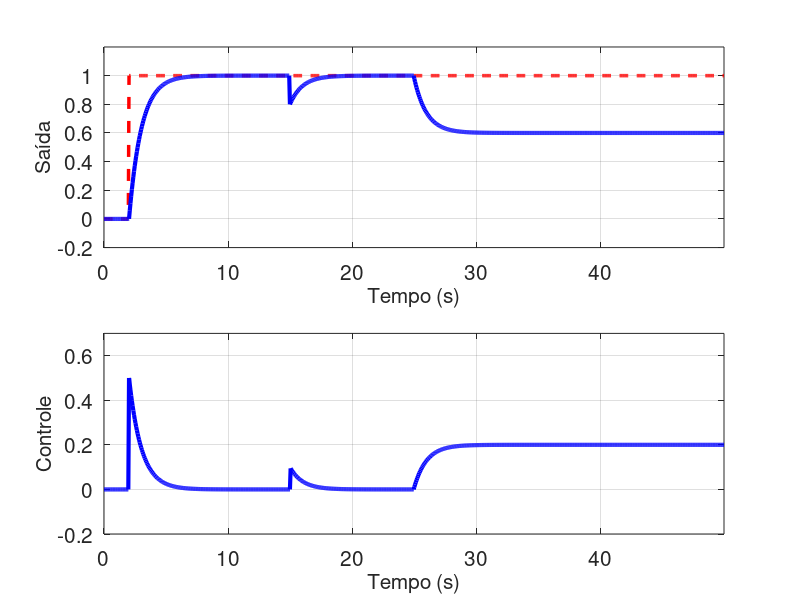
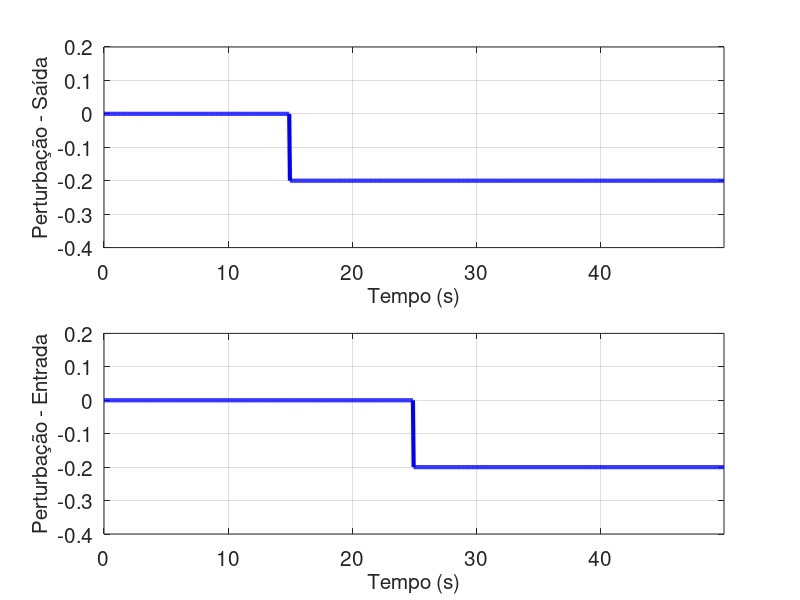

Write MATLAB code to recreate these figures, in order.
clc
clear all
close all

%% Define caso (0 - nominal, 1 -caso incerto)
flag=0;

% Variável complexa s (função de transferência)
s=tf([1 0],1);

%% Sistema simulado
P=1/((s+1)*(0.5*s+1)*(0.25*s+1)*(0.125*s+1));
L=0.1; % atraso

%% Modelo nominal para fins de projeto
Pn=2/s;
Ln=0; % atraso

%% Tempo total de simulação 
tsim=50; % Tempo de simulação

%% Tempo de alteração da
tset=2;  % Instante de alteração da referência

%% Define tipo de perturbação (0 - degrau, 1-rampa, 2 senoide)

tipo_u=0;   % tipo de perturbação da entrada
tipo_y=0;   % tipo de perturbação da saída

tpu=25;     % Intante inicial da perturbação da entrada
du=inf;      % Intervalo de duração da perturbação da entrada
Apu=-0.2;   % Amplitude da perturbação da entrada

tpy=15;     % Intante inicial da perturbação da saída
dy=inf;       % Duração da perturbação da saída
Apy=-0.2;    % Amplitude da perturbação da entrada

omega_u=2;  % Frequêcia da perturação da entrada (apenas para tipo 2)
omega_y=2;  % Frequêcia da perturação da saída   (apenas para o tipo 2)

%% Controlador 
kc=0.5;
C=kc;

%% Filtro de referência
F=1;

%% Define passo de integração e passo de armazenamonto 
h=0.001; % passo de integração
dT=0.1;  % passo de armazenamento

%%  Define passo automaticamete (0 - automatico, 1 - especificado)
flag_passo=0;

%%----------------- finaliza definição de parâmetros ------------------------

% Tolerância (ajuste de passo)
tol=1e-3;

if flag_passo==0;
 
  polo_real=max(real(pole(feedback(C*P,1))));
  dT=abs(polo_real)/20;
  h=dT/100;

end

if flag==0
  P=Pn;
  L=Ln;
end

% Representação em espaço de estados (acelera a simulação)
ssP=ss(P); Ap=ssP.a; Bp=ssP.b; Cp=ssP.c; Dp=ssP.d;
ssPn=ss(Pn); Apn=ssPn.a; Bpn=ssPn.b; Cpn=ssPn.c; Dpn=ssPn.d;
ssF=ss(F); Af=ssF.a; Bf=ssF.b; Cf=ssF.c; Df=ssF.d;
ssC=ss(C); Ac=ssC.a; Bc=ssC.b; Cc=ssC.c; Dc=ssC.d;


% Arredonda o passo de integração tal que dT seja múltiplo de h
m=ceil(dT/h);
h=dT/m;

% Atraso de tempo discretro
Ld=round(L/h);
U_atraso=zeros(1,Ld+1);
display('Atraso múltiplo do passo - atraso considerado:')
display(Ld*h)

% Calcula número de passos de simulação
kfinal=ceil(tsim/dT);

% Estabelece condições iniciais dos elementos dinâmicos
xf0=zeros(size(Af,1),1);
xc0=zeros(size(Ac,1),1);
xp0=zeros(size(Ap,1),1);

% Simula sistema de controle
 
for k=1:kfinal
  
   t(k)=(k-1)*dT;  % marca o tempo  

   % Estabelece as condições iniciais (apenas no primeiro passo)
   
   if k==1
    
    xp=xp0;   % condição inicial do processo
    xf=xf0;   % condição inicial do filtro
    xc=xc0;   % condição inicial do controlador     
    y=Cp*xp0;  % condição inicial da saída  (assumindo Dp=0)  
    
 
   end
 

 % Define mudança de referência
  if k<tset/dT+1
    r(k)=0;
  else
    r(k)=1; 
  end
 
  

 % Define perturbação na entrada do processo
  if k<=tpu/dT-1   
      qu=0;
  elseif k>tpu/dT&& k<= (tpu+du)/dT -1
      
         if  tipo_u==0           
                  qu=Apu;
         elseif tipo_u==1
                  qu=qu+Apu*dT;
         else
                  qu=sin(omega_u*k*dT);
         end
  else
         if tipo_u~=1 
             qu=0;
          end 
            
  end
    
    
 % Define perturbação na saída do processo
  if k<=tpy/dT-1   
      qy=0;
  elseif k>tpy/dT&& k<= (tpy+dy)/dT -1
      
         if  tipo_y==0           
                  qy=Apy;
         elseif tipo_y==1
                  qy=qy+Apy*dT;
         else
                  qy=sin(omega_y*k*dT);
         end
  else  
         
          if tipo_y~=1 
             qy=0;
          end 
  end    
  
   
  
  
   for l=1:m
        
      
     %Calcula referência filtrada
    
     %[rf,xf]=sim_euler(Af,Bf,Cf,Df,xf,h,r(k));      
     
     xf=h*Af*xf+xf+h*Bf*r(k);
     rf=Cf*xf+Df*r(k);
     
     erro=rf-y; % erro com relação a referência filtrada
     
     %Calcula sinal de controle
     
    % [u,xc]=sim_euler(Ac,Bc,Cc,Dc,xc,h,erro);
     xc=h*Ac*xc+xc+h*Bc*erro;
     u=Cc*xc+Dc*erro;
    
     
     %Calcula saída do processo
     U_atraso=[u U_atraso(1:Ld)];
     u_atraso=U_atraso(Ld+1);
     
   % [y_aux,xp]=sim_euler(Ap,Bp,Cp,Dp,xp,h,uatraso+qu);   
     xp=h*Ap*xp+xp+h*Bp*(u_atraso+qu);
     y_aux=Cp*xp+Dp*(u_atraso+qu);
     y=y_aux+qy;
     
     % Armazena valores calculados
     if l==1
       
       Xp(:,k)=xp;   
       Xf(:,k)=xf;  
       Xc(:,k)=xc;   
    
       U(k)=u_atraso;
       Y(k)=y;
       Qy(k)=qy;
       Qu(k)=qu;
    
    end
       
       
   end
   
    
   
end


nfont=15;   % define tamanho da fonte de texto
nlinha=3;   % define espessura da linha

figure(1)

subplot(2,1,1)
plot(t,r,'--r','linewidth',nlinha-0.5)
hold on
plot(t,Y,'b','linewidth',nlinha)
grid on
axis([0 t(end) min(Y)-0.2  max(Y)+0.2])
set(gca,'fontsize',nfont)

% Define as entradas de texto e ajusta o tamanho da fonte
hx=xlabel('Tempo (s)');
hy=ylabel('Saída');
%hl=legend('r(t)', 'y(t)');
%set(hl,'fontsize',nfont)
%set(hl,'location','southeast')
set(hx,'fontsize',nfont)
set(hy,'fontsize',nfont)

subplot(2,1,2)
plot(t,U,'b','linewidth',nlinha)
grid on
axis([0 t(end) min(U)-0.2 max(U)+0.2])
set(gca,'fontsize',nfont)

% Define as entradas de texto e ajusta o tamanho da fonte
hx=xlabel('Tempo (s)');
hy=ylabel('Controle');
set(hx,'fontsize',nfont)
set(hy,'fontsize',nfont)


figure(2)

subplot(2,1,1)
plot(t,Qy,'b','linewidth',nlinha)
grid on
axis([0 t(end) min(Qy)-0.2  max(Qy)+0.2])
set(gca,'fontsize',nfont)

% Define as entradas de texto e ajusta o tamanho da fonte
hx=xlabel('Tempo (s)');
hy=ylabel('Perturbação - Saída');
set(hx,'fontsize',nfont)
set(hy,'fontsize',nfont)

subplot(2,1,2)
plot(t,Qu,'b','linewidth',nlinha)
grid on
axis([0 t(end) min(Qu)-0.2 max(Qu)+0.2])
set(gca,'fontsize',nfont)

% Define as entradas de texto e ajusta o tamanho da fonte
hx=xlabel('Tempo (s)');
hy=ylabel('Perturbação - Entrada');
set(hx,'fontsize',nfont)
set(hy,'fontsize',nfont)

